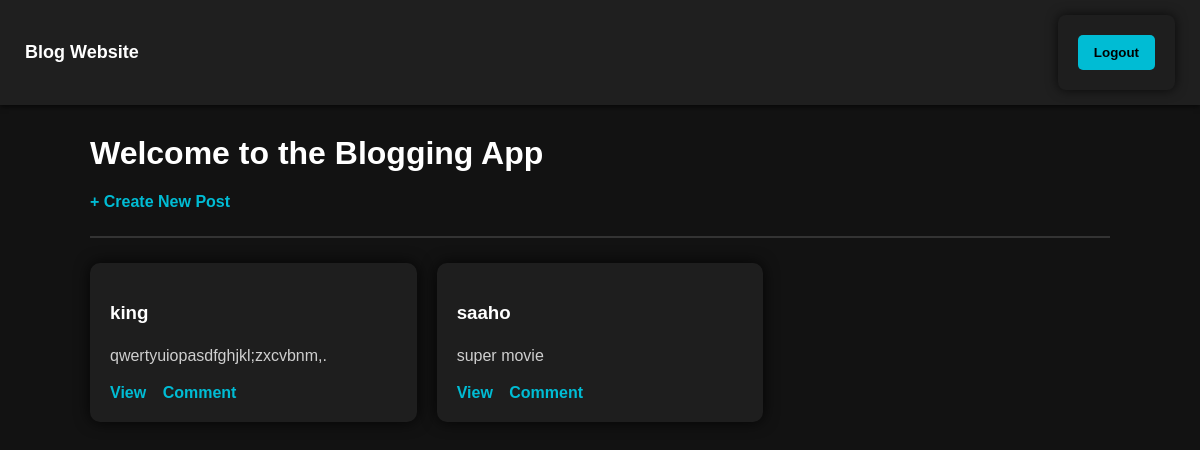
The app's page /blog/posts/ (signed in) with its own data.
### blog/models.py (models this page shows, shortened)
class Post(models.Model):
    title = models.CharField(max_length=200)
    content = models.TextField()
    author = models.ForeignKey(
        settings.AUTH_USER_MODEL,
        on_delete=models.CASCADE
    )
    created_at = models.DateTimeField(auto_now_add=True)

### blog/views.py (the view)
# urls.py: path('posts/', PostListView.as_view(), name='post-list'),
class PostListView(LoginRequiredMixin, ListView):
    model = Post
    template_name = 'post_list.html'
    paginate_by = 5
    login_url = 'login'

### templates/blog/post_list.html (shortened to what this page needs)
{% extends 'base.html' %}
{% block content %}
<h1>Welcome to the Blogging App</h1>
<a href="{% url 'post-create' %}" class="action-link">+ Create New Post</a>
<hr>
<div style="display: grid; grid-template-columns: repeat(auto-fill, minmax(300px, 1fr)); gap: 20px;">
    {% for post in object_list %}
    <div style="
    background-color: #1e1e1e;
    padding: 20px;
    border-radius: 10px;
    box-shadow: 0 0 15px rgba(0,0,0,0.8);
">
        <h3>{{ post.title }}</h3>
        <p>{{ post.content|truncatewords:20 }}</p>
        <a href="{% url 'post-detail' post.pk %}" class="action-link">View</a>
        {% if user.is_authenticated and user != post.author and not user.is_superuser %}
        <a href="{% url 'comment-create' post.pk %}" class="action-link">Comment</a>
        {% endif %}
    </div>
    {% empty %}
    <p>No posts available.</p>
    {% endfor %}
</div>
{% endblock %}

### templates/base.html (style rules this page uses)
body { font-family: Arial, sans-serif; background-color: #121212; color: #e0e0e0; margin: 0; padding: 0; }
h1, h2, h3 { color: #ffffff; }
p { color: #cfcfcf; line-height: 1.6; }
a.action-link { color: #00bcd4; text-decoration: none; margin-right: 12px; font-weight: bold; }
hr { border: 1px solid #333; margin: 25px 0; }

### records on screen
Post: title "king", content "qwertyuiopasdfghjkl;zxcvbnm,.", shows "Comment"
Post: title "saaho", content "super movie", shows "Comment"
